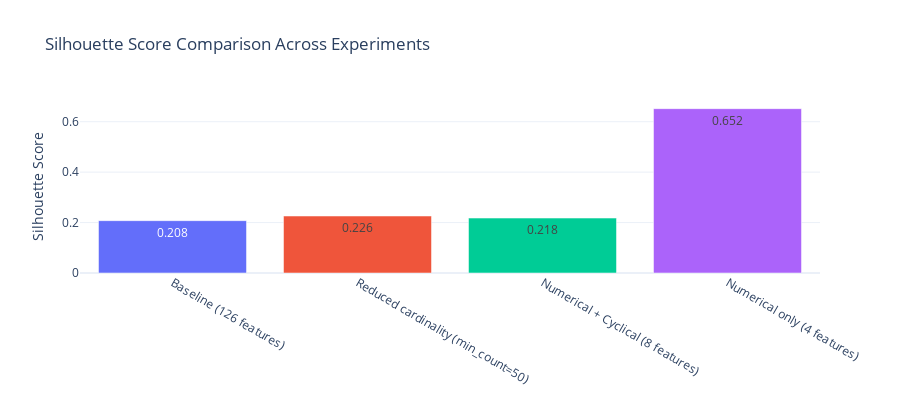

The code cell stored with this chart in its notebook:
### Code cell
# Visual comparison of silhouette scores
fig = go.Figure(go.Bar(
    x=[e["name"] for e in experiments],
    y=[e["silhouette"] for e in experiments],
    text=[f"{e['silhouette']:.3f}" for e in experiments],
    textposition="auto",
    marker_color=["#636EFA", "#EF553B", "#00CC96", "#AB63FA"],
))
fig.update_layout(
    title="Silhouette Score Comparison Across Experiments",
    yaxis_title="Silhouette Score",
    height=400, template="plotly_white",
)
fig.show()

### Figure 1 — Plotly figure (JSON) as saved in the notebook; plotly's stock layout.template omitted (floating-point values rounded to 4 significant figures)
{"data": [{"marker": {"color": ["#636EFA", "#EF553B", "#00CC96", "#AB63FA"]}, "text": ["0.208", "0.226", "0.218", "0.652"], "textposition": "auto", "type": "bar", "x": ["Baseline (126 features)", "Reduced cardinality (min_count=50)", "Numerical + Cyclical (8 features)", "Numerical only (4 features)"], "y": [0.2076, 0.226, 0.2179, 0.6518]}], "layout": {"height": 400, "title": {"text": "Silhouette Score Comparison Across Experiments"}, "yaxis": {"title": {"text": "Silhouette Score"}}}}
